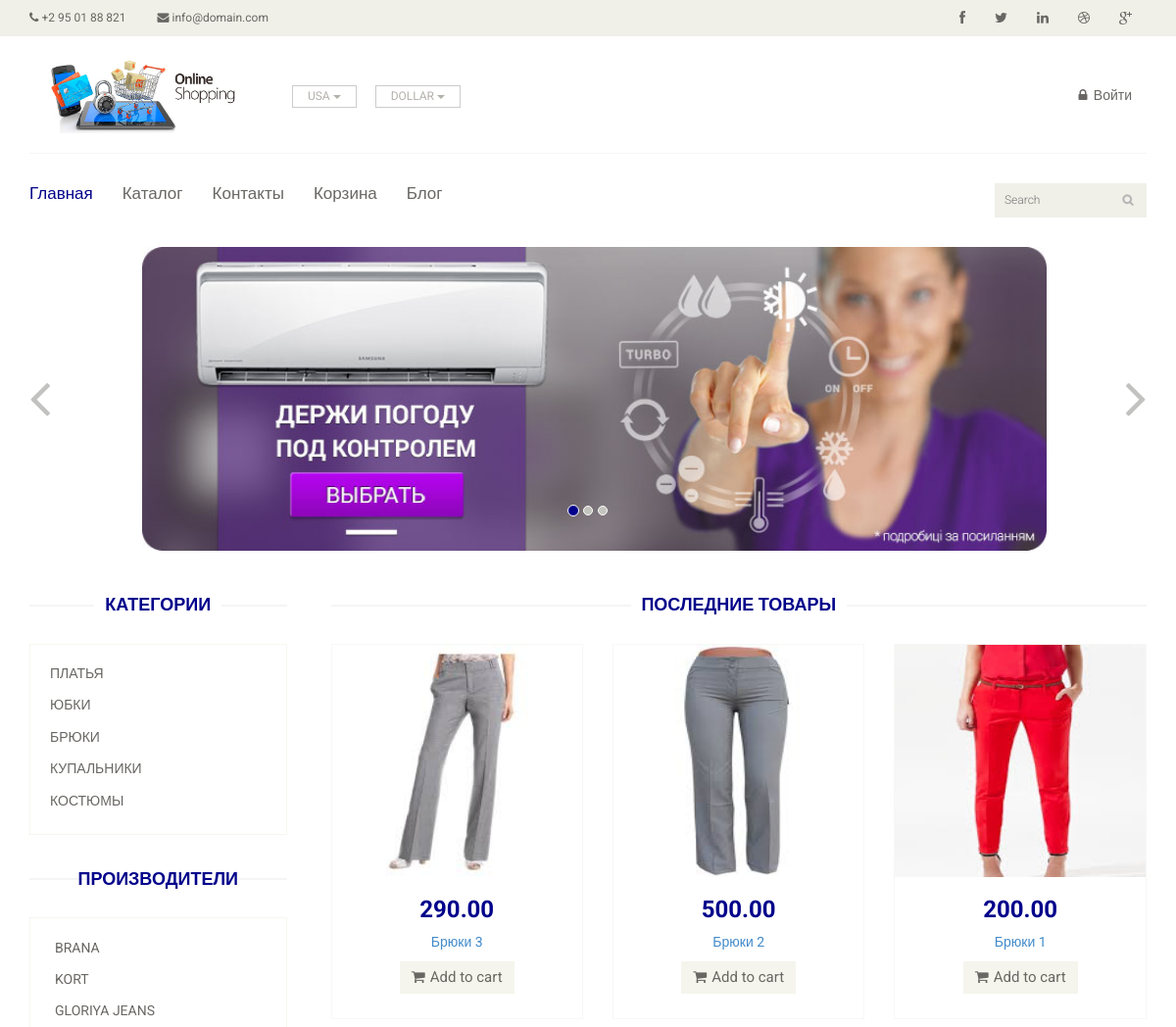
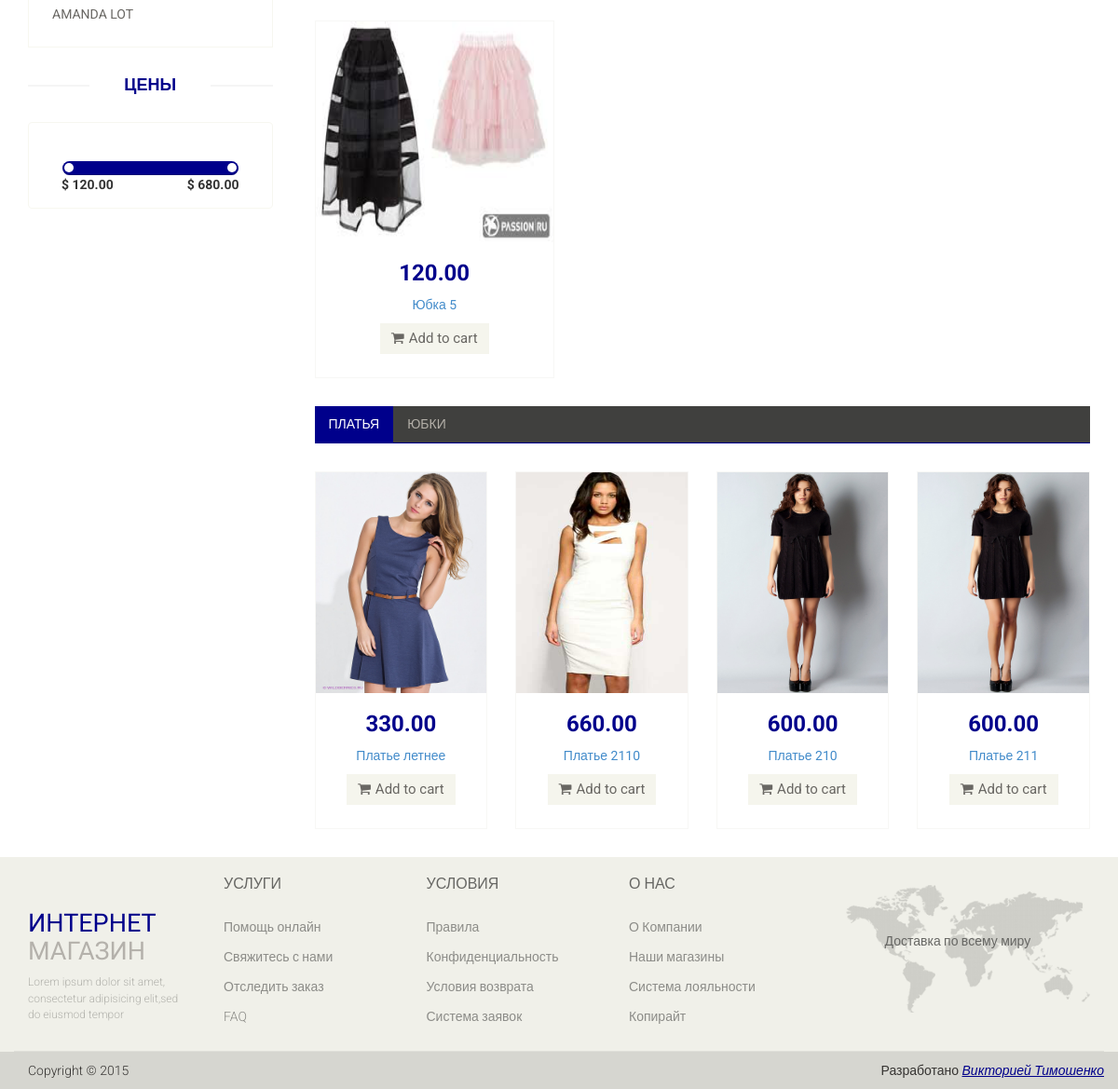
The page / on the database its author committed (2 pictures, top to bottom).
### tables this page shows
CREATE TABLE IF NOT EXISTS `category` (
  `id` int(11) NOT NULL AUTO_INCREMENT,
  `active` tinyint(1) NOT NULL,
  PRIMARY KEY (`id`)
);

CREATE TABLE IF NOT EXISTS `brand` (
  `id` int(11) NOT NULL AUTO_INCREMENT,
  `name` varchar(64) NOT NULL,
  `active` tinyint(1) NOT NULL,
  PRIMARY KEY (`id`)
);

CREATE TABLE IF NOT EXISTS `product_image` (
  `id` int(11) NOT NULL AUTO_INCREMENT,
  `id_product` int(11) NOT NULL,
  `file` varchar(32) NOT NULL,
  `position` int(11) NOT NULL,
  PRIMARY KEY (`id`)
);

CREATE TABLE IF NOT EXISTS `product` (
  `id` int(11) NOT NULL AUTO_INCREMENT,
  `id_category` int(11) NOT NULL,
  `id_brand` int(11) NOT NULL,
  `price` float(6,2) NOT NULL,
  `articul` varchar(32) NOT NULL,
  `active` tinyint(1) NOT NULL,
  `add` datetime NOT NULL,
  PRIMARY KEY (`id`)
);

CREATE TABLE IF NOT EXISTS `product_lang` (
  `id` int(11) NOT NULL AUTO_INCREMENT,
  `id_lang` int(11) NOT NULL,
  `id_object` int(11) NOT NULL,
  `name` varchar(256) NOT NULL,
  `description` text NOT NULL,
  PRIMARY KEY (`id`)
);

### public/templates/index.php (the view, shortened to what the rows shown need)
<!DOCTYPE html>
<html lang="en">
    <head>
        <?= $this->displayTemplate('chunks/meta'); ?>
    </head>
    <body>
        <div class="wrapper">
            <section>
                <div class="container">
                    <div class="row">
                        <div class="col-sm-3">
                            <?= $this->displayTemplate('chunks/aside'); ?>
                        </div>
                        <div class="col-sm-9 padding-right">
                            <div class="features_items">
                                <?=
                                    $this->displayTemplate(
                                        'chunks/product-list',
                                        array(
                                            'product_list_title' => $this->product_list_title,
                                            'product_list_items' => $this->product_list_items
                                        )
                                    );
                                ?>
                            </div>
                            <?php if (!empty($this->tab_categories)) { ?>
                                <div class="category-tab">
                                    <div class="tab-content">
                                        <?php foreach ($this->tab_categories as $index => $category) { ?>
                                            <div class="tab-pane fade <?php if ($index == 0) { echo 'active in'; } ?>" id="tab_<?= $index ?>">
                                                <?php foreach ($category->products as $product) { ?>
                                                    <div class="col-sm-3">
                                                        <div class="product-image-wrapper">
                                                            <div class="single-products">
                                                                <div class="productinfo text-center">
                                                                    <img src="/assets/images/products/<?= $product->cover->file ?>.png" alt="" width="255" height="237">
                                                                    <h2><?= $product->price ?></h2>
                                                                    <p><a href="<?= App::getLink('Product', array('id' => $product->getId()))?>"><?= $product->name ?></a></p>
                                                                    <a href="#" class="btn btn-default add-to-cart"><i class="fa fa-shopping-cart"></i>Add to cart</a>
                                                                </div>
                                                            </div>
                                                        </div>
                                                    </div>
                                                <?php } ?>
                                            </div>
                                        <?php } ?>
                                    </div>
                                </div>
                            <?php } ?>
                        </div>
                    </div>
                </div>
            </section>
            <?= $this->displayTemplate('chunks/footer') ?>
        </div>
    </body>
</html>

### public/templates/chunks/aside.php (shortened to what the rows shown need)
<div class="left-sidebar">
    <h2>Категории</h2>
    <div class="panel-group category-products" id="accordian">
        <?php foreach ($this->aside_categories as $category) { ?>
            <div class="panel panel-default">
                <div class="panel-heading">
                    <h4 class="panel-title">
                        <a href="<?= App::getLink('Catalog', array('category' => $category->getId())) ?>">
                            <?= $category->name ?>
                        </a>
                    </h4>
                </div>
            </div>
        <?php } ?>
    </div>
    <div class="brands_products">
        <h2>Производители</h2>
        <div class="brands-name">
            <ul class="nav nav-pills nav-stacked">
                <?php foreach ($this->aside_brands as $brand) { ?>
                    <li><a href="<?= App::getLink('Catalog', array('brand' => $brand->getId())) ?>"><?= $brand->name ?></a></li>
                <?php } ?>
            </ul>
        </div>
    </div>
    <?php if (App::getController() != 'ProductController' && ($this->filter_price['min'] != $this->filter_price['max'])) { ?>
        <div class="price-range">
            <h2>Цены</h2>
        </div>
    <?php } ?>
</div>

### public/templates/chunks/product-list.php
<h2 class="title text-center"><?= $this->product_list_title ?></h2>
<?php if ($this->product_list_items) { ?>
    <?php foreach ($this->product_list_items as $product) { ?>
        <div class="col-sm-4">
            <div class="product-image-wrapper">
                <div class="single-products">
                    <div class="productinfo text-center">
                        <img src="/assets/images/products/<?= $product->cover->file ?>.png" width="255" height="237" alt="">
                        <h2><?= $product->price ?></h2>
                        <p><a href="<?= App::getLink('Product', array('id' => $product->getId())) ?>"><?= $product->name ?></a></p>
                        <a class="btn btn-default add-to-cart" data-id="<?= $product->getId() ?>" href="" ><i class="fa fa-shopping-cart"></i>Add to cart</a>
                    </div>
                </div>
            </div>
        </div>
    <?php } ?>
<?php } ?>

### rows shown on the page
category: name "ПЛАТЬЯ"
category: name "ЮБКИ"
category: name "БРЮКИ"
category: name "КУПАЛЬНИКИ"
category: name "КОСТЮМЫ"
brand: name "BRANA"
brand: name "KORT"
brand: name "GLORIYA JEANS"
brand: name "AMANDA LOT"
product_image: file (picture)
product_image: file (picture)
product: product_image.file (picture), price "200.00", product_lang.name "Брюки 1"
product: product_image.file (picture), price "120.00", product_lang.name "Юбка 5"
product: id.file (picture), price "330.00", name "Платье летнее"
product: id.file (picture), price "660.00", name "Платье 2110"
product: id.file (picture), price "600.00", name "Платье 210"
product: id.file (picture), price "600.00", name "Платье 211"

### other values the page prints
$this->filter_price['min'] "120.00"
$this->filter_price['max'] "680.00"
$this->product_list_title "ПОСЛЕДНИЕ ТОВАРЫ"
$product->price "290.00"
$product->name "Брюки 3"
$product->price "500.00"
$product->name "Брюки 2"
$category->name "ПЛАТЬЯ"
$category->name "ЮБКИ"
